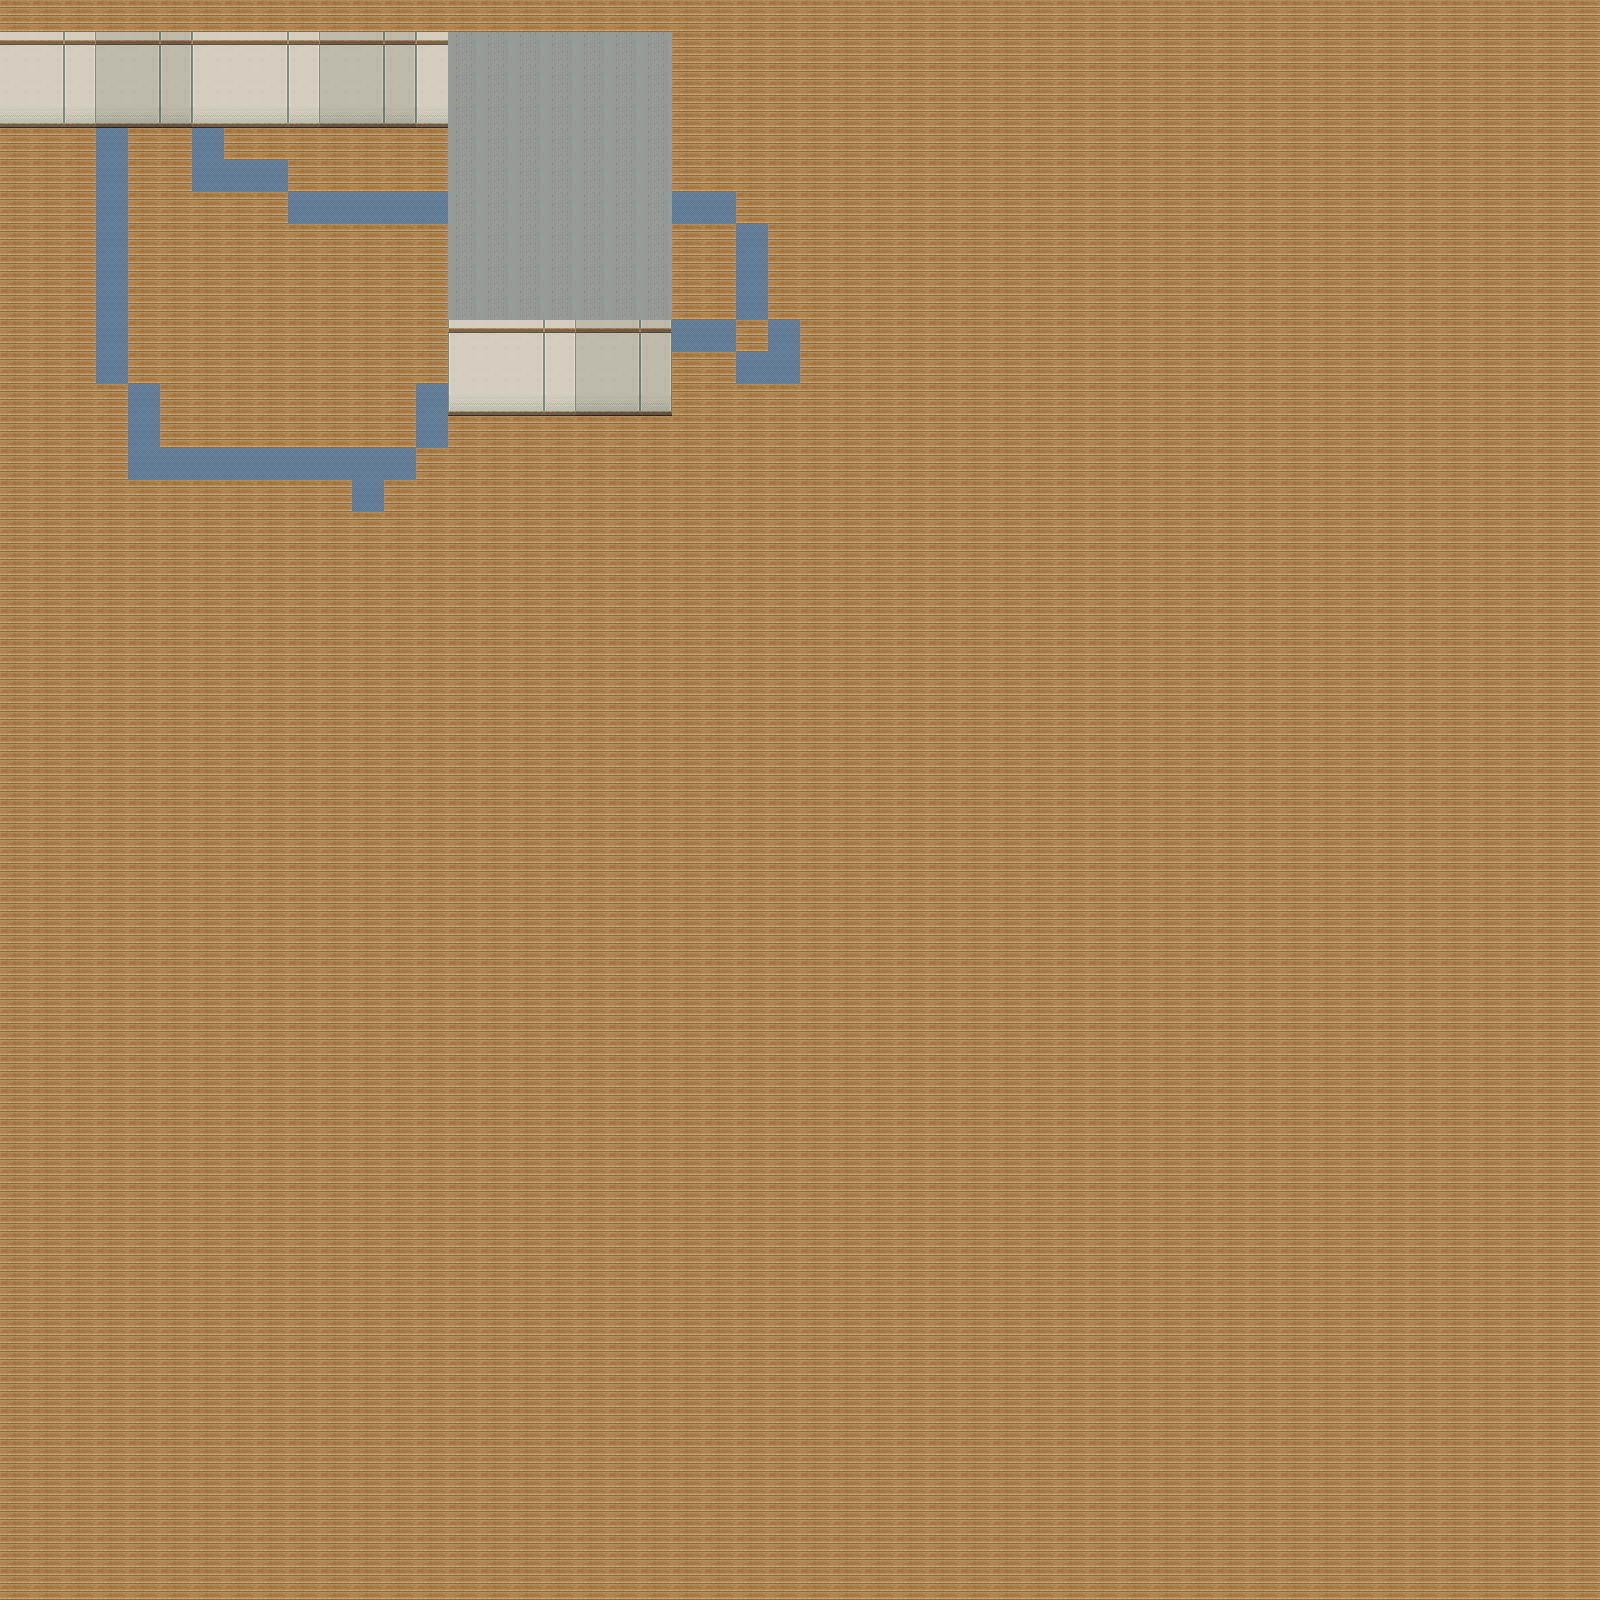

A level layout from a 2D game, rendered from its tile map. Below: a short description, then the map file with tile-grid data replaced by summaries:
An orthogonal 50x50 tile map with 32x32 px tiles, 1 tile layer (Tile Layer 1).

<map version="1.0" orientation="orthogonal" renderorder="right-down" width="50" height="50" tilewidth="32" tileheight="32" nextobjectid="1">
 <tileset firstgid="1" name="ST-Room-I01" tilewidth="32" tileheight="32" tilecount="280">
  <image source="ST-Room-I01.png" width="256" height="1120" />
 </tileset>
 <layer name="Tile Layer 1" width="50" height="50">
  <data>[2500 cells, 2500 non-empty, 24 distinct tile ids]</data>
 </layer>
</map>
